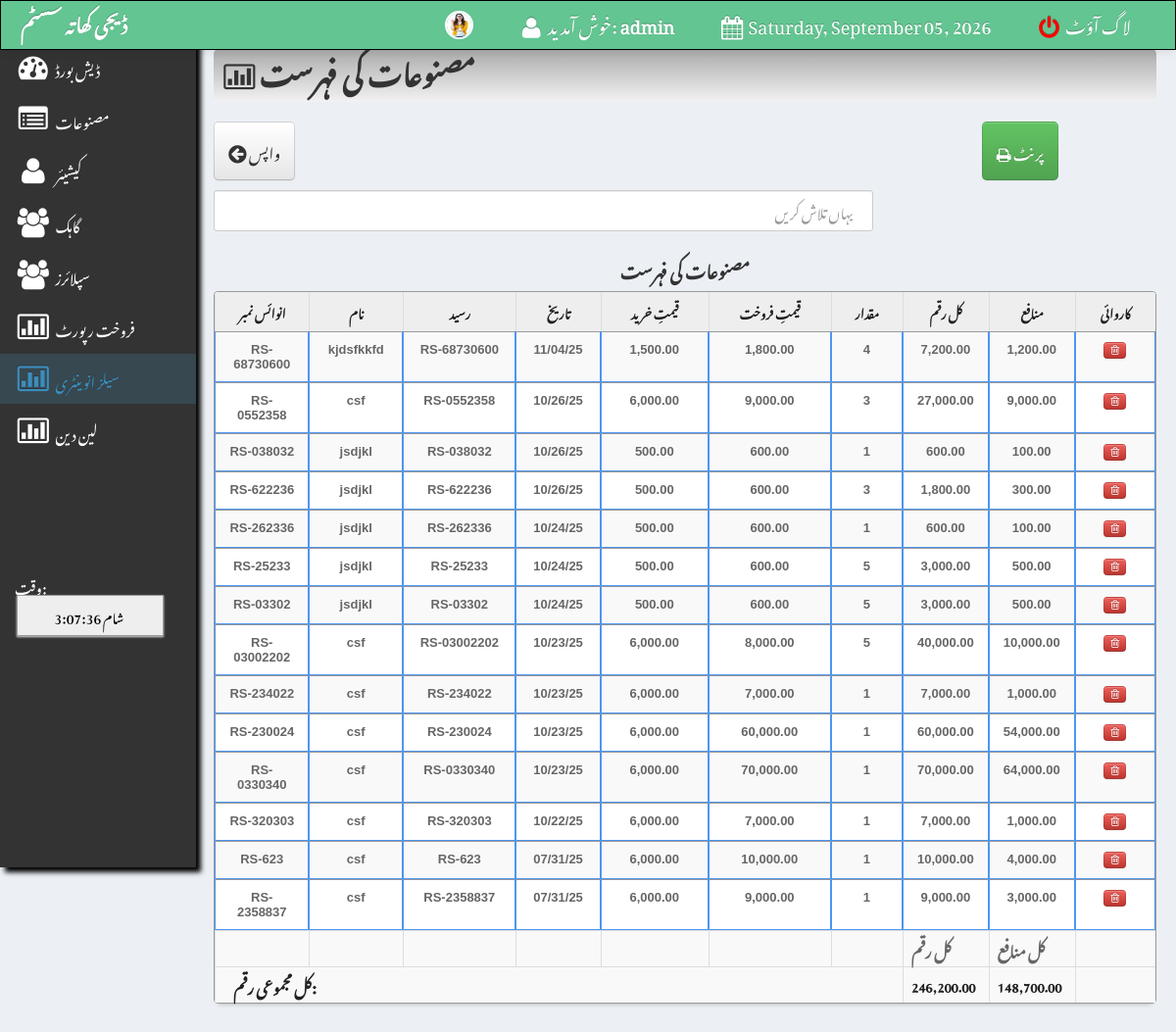
Screenshot of /admin/sales_inventory.php (signed in) with the database file from the repository.
### tables this page shows
CREATE TABLE `user` (
  `id` int(11) NOT NULL,
  `username` varchar(100) NOT NULL,
  `password` varchar(100) NOT NULL,
  `name` varchar(100) NOT NULL,
  `position` varchar(100) NOT NULL,
  `profile_image` varchar(255) DEFAULT NULL
);

CREATE TABLE `sales_order` (
  `transaction_id` int(11) NOT NULL,
  `invoice` varchar(100) NOT NULL,
  `product` varchar(100) NOT NULL,
  `qty` varchar(100) NOT NULL,
  `amount` varchar(100) NOT NULL,
  `profit` varchar(100) NOT NULL,
  `product_code` varchar(150) NOT NULL,
  `gen_name` varchar(200) NOT NULL,
  `name` varchar(200) NOT NULL,
  `price` varchar(100) NOT NULL,
  `o_price` int(100) NOT NULL,
  `discount` varchar(100) NOT NULL,
  `date` varchar(500) NOT NULL
);

### admin/sales_inventory.php (the view, shortened to what this page needs)
<html>
<head>
 <link href="css/bootstrap.css" rel="stylesheet">
    <link rel="stylesheet" type="text/css" href="css/DT_bootstrap.css">
	<link href="css/css2.css" media="screen" rel="stylesheet" type="text/css" />
  <link rel="stylesheet" href="css/font-awesome.min.css">
    <link href="css/bootstrap-responsive.css" rel="stylesheet">
<link href="../style.css" media="screen" rel="stylesheet" type="text/css" />
<link href="src/facebox.css" media="screen" rel="stylesheet" type="text/css" />
<link rel="stylesheet" type="text/css" href="tcal.css" />
</head>
<body>
<?php include('navfixed.php');?>
<div class="container-fluid">
      <div class="row-fluid">
    <?php include('includes/sidebar.php');?>
	<div class="span10">
	<div class="contentheader">
			<i class="icon-bar-chart"></i> مصنوعات کی فہرست
			</div>
		<br>
		<a  href="index.php"><button class="btn btn-default btn-large" style="float: left; font-family: 'Noto Nastaliq Urdu' !important;"><i class="icon icon-circle-arrow-left icon-large"></i> واپس</button></a>
		<div class="pull-right" style="margin-right:100px;">		<a href="javascript:Clickheretoprint()" style="font-size:20px;"><button style="font-family: 'Noto Nastaliq Urdu' !important;" class="btn btn-success btn-large"><i class="icon-print"></i> پرنٹ</button></a>		</div>
		<br>
		<br>
		<br>
		<input type="text" style="padding:20px; margin-top: 10px; font-family: 'Noto Nastaliq Urdu' !important; direction: rtl;" name="filter" value="" id="filter" placeholder="یہاں تلاش کریں" autocomplete="off" />
		<div class="content" id="content">
		<br><br><br><br>
		<center><strong>مصنوعات کی فہرست</strong></center>
		<table class="table table-bordered table-striped table-hover" id="resultTable" data-responsive="table" style="text-align: left;">
			<thead>
				<tr>
				<th width="10%"> انوائس نمبر </th>
				<th width="10%"> نام </th>
				<th width="12%"> رسید </th>
			<th width="9%"> تاریخ </th>
			<th> قیمتِ خرید</th>
			<th> قیمتِ فروخت</th>
			<th> مقدار </th>
			<th width="8%"> کل رقم </th>
			<th width="9%"> منافع </th>
			<th> کاروائی </th>
				</tr>
			</thead>
			<tbody>
			<?php
			function formatMoney($number, $fractional=false) {
					if ($fractional) {
						$number = sprintf('%.2f', $number);
					}
					while (true) {
						$replaced = preg_replace('/(-?\d+)(\d\d\d)/', '$1,$2', $number);
						if ($replaced != $number) {
							$number = $replaced;
						} else {
							break;
						}
					}
					return $number;
				}
				include('../connect.php');
				$result = $db->prepare("SELECT * FROM sales_order ORDER BY transaction_id DESC");
				$result->execute();
				for($i=0; $row = $result->fetch(); $i++){
			?>
			<tr class="record">
			<td><?php echo $row['invoice']; ?></td>
			<td><?php echo $row['gen_name']; ?></td>
			<td><?php echo $row['invoice']; ?></td>
			<td><?php echo $row['date']; ?></td>
			<td><?php
			$price=$row['price'];
			echo formatMoney($price, true);
			?></td>
			<td><?php
			$oprice=$row['o_price'];
			echo formatMoney($oprice, true);
			?></td>
	<td><?php echo $row['qty']; ?></td>
			<td><?php
			$oprice=$row['amount'];
			echo formatMoney($oprice, true);
			?></td>
			<td><?php
			$pprice=$row['profit'];
			echo formatMoney($pprice, true);
			?></td>
			<td>
			<button class="btn btn-danger delbutton btn-mini" id="<?php echo $row['transaction_id']; ?>" style="" title="Click to Delete the customer">
	    		<i class="icon-trash "></i>
		</button>
			</tr>
			<?php
				}
			?>
			<tr>
				<th></th>
				<th></th>
				<th></th>
				<th></th>
				<th></th>
				<th></th>
				<th></th>
				<th>کل رقم</th>
				<th>کل منافع</th>
				<th></th>
			<tr>
			<tr>
				<th colspan="7"><strong style="font-size: 16px; color: #222222; padding-top: 10px; padding-left: 10px; " > کل مجموعی رقم: </strong></th>
				<th colspan="1"><strong style="font-size: 13px; color: #222222;">
				<?php
				$resultas = $db->prepare("SELECT sum(amount) from sales_order");
				$resultas->execute();
				for($i=0; $rowas = $resultas->fetch(); $i++){
				$fgfg=$rowas['sum(amount)'];
				echo formatMoney($fgfg, true);
				}
				?>
				</strong></th>
				<th colspan="1"><strong style="font-size: 13px; color: #222222;">
				<?php
				$resultas = $db->prepare("SELECT sum(profit) from sales_order");
				$resultas->execute();
				for($i=0; $rowas = $resultas->fetch(); $i++){
				$fgfg=$rowas['sum(profit)'];
				echo formatMoney($fgfg, true);
				}
				?>
					</th>
					<th></th>
			</tr>
	</tbody>
</table>
</div>
</div>
</div>
</div>
</body>
<?php include('footer.php');?>
</html>

### admin/navfixed.php (shortened to what this page needs)
<?php
include('../connect.php');
?>
<div class="navbar navbar-inverse navbar-fixed-top">
  <div class="navbar-inner">
    <div class="container-fluid" style="background-color: #63C592FF;">
      <a class="brand" href="index.php"><b>ڈیجی کھاتہ سسٹم</b></a>
      <div class="nav-collapse collapse">
        <ul class="nav pull-right" style="display: flex; align-items: center; gap: 15px;">
          <li>
              <a href="editprofile.php" rel="facebox">
                <?php
                  $user_id = $_SESSION['SESS_MEMBER_ID'];
                  $result = $db->prepare("SELECT profile_image FROM user WHERE id = :id");
                  $result->execute([':id' => $user_id]);
                  $user = $result->fetch();
                  $img = !empty($user['profile_image']) ? $user['profile_image'] : 'images/default.png';
                ?>
                <img src="<?php echo $img; ?>" style="width:25px; height:25px; border-radius:50%; border:2px solid white;">
              </a>
            </li>
          <li><a><i class="icon-user icon-large"></i> خوش آمدید:
            <strong><?php echo $_SESSION['SESS_LAST_NAME'];?></strong></a></li>
          <li><a><i class="icon-calendar icon-large"></i>
            <?php
              $Today = date('Y-m-d');
              $new = date('l, F d, Y', strtotime($Today));
              echo $new;
            ?>
          </a></li>
          <li><a href="../index.php"><font color="red"><i class="icon-off icon-large"></i></font> لاگ آؤٹ</a></li>
        </ul>
      </div>
    </div>
  </div>
</div>

### style.css (style rules this page uses)
input { border: 1px solid #999; background: #EEEEEE; padding: 10px; box-shadow: 0 1px 2px #ddd; -moz-box-shadow: 0 1px 2px #ddd; -webkit-box-shadow: 0 1px 2px #ddd; }
#filter { width: 70%; float: left; }
#resultTable { border-collapse: separate; background-color: #FFFFFF; border-spacing: 0; max-width: 100%; }
#resultTable { color: #666666; text-shadow: 0 1px 0 #FFFFFF; width: 100%; border: 1px solid #999999; box-shadow: 0 5px 5px -5px rgba(0, 0, 0, 0.3); margin-top: 13px; }
#resultTable thead tr th { background: none repeat scroll 0 0 #EEEEEE; color: #222222; padding: 10px 14px; text-align: center; border-top: 0 none; font-size: 13px; }
#resultTable tbody tr td { font: bold 13px 'Arial'; text-align: center; padding: 10px 14px; border-top: 1px solid #999999; }
#resultTable td { padding: 7px; border: #4e95f4 1px solid; }
#resultTable tr { background: #fff; }

### admin/sales_inventory.php (style rules this page uses)
body { font-family: 'Noto Nastaliq Urdu' !important; }
body { padding-top: 60px; padding-bottom: 40px; }

### rows the page displays
user: profile_image (picture)
sales_order: invoice "RS-68730600", gen_name "kjdsfkkfd", date "11/04/25", price "1,500.00", o_price "1,800.00", qty "4", amount "7,200.00", profit "1,200.00"
sales_order: invoice "RS-0552358", gen_name "csf", date "10/26/25", price "6,000.00", o_price "9,000.00", qty "3", amount "27,000.00", profit "9,000.00"
sales_order: invoice "RS-038032", gen_name "jsdjkl", date "10/26/25", price "500.00", o_price "600.00", qty "1", amount "600.00", profit "100.00"
sales_order: invoice "RS-622236", gen_name "jsdjkl", date "10/26/25", price "500.00", o_price "600.00", qty "3", amount "1,800.00", profit "300.00"
sales_order: invoice "RS-262336", gen_name "jsdjkl", date "10/24/25", price "500.00", o_price "600.00", qty "1", amount "600.00", profit "100.00"
sales_order: invoice "RS-25233", gen_name "jsdjkl", date "10/24/25", price "500.00", o_price "600.00", qty "5", amount "3,000.00", profit "500.00"
sales_order: invoice "RS-03302", gen_name "jsdjkl", date "10/24/25", price "500.00", o_price "600.00", qty "5", amount "3,000.00", profit "500.00"
sales_order: invoice "RS-03002202", gen_name "csf", date "10/23/25", price "6,000.00", o_price "8,000.00", qty "5", amount "40,000.00", profit "10,000.00"
sales_order: invoice "RS-234022", gen_name "csf", date "10/23/25", price "6,000.00", o_price "7,000.00", qty "1", amount "7,000.00", profit "1,000.00"
sales_order: invoice "RS-230024", gen_name "csf", date "10/23/25", price "6,000.00", o_price "60,000.00", qty "1", amount "60,000.00", profit "54,000.00"
sales_order: invoice "RS-0330340", gen_name "csf", date "10/23/25", price "6,000.00", o_price "70,000.00", qty "1", amount "70,000.00", profit "64,000.00"
sales_order: invoice "RS-320303", gen_name "csf", date "10/22/25", price "6,000.00", o_price "7,000.00", qty "1", amount "7,000.00", profit "1,000.00"
sales_order: invoice "RS-623", gen_name "csf", date "07/31/25", price "6,000.00", o_price "10,000.00", qty "1", amount "10,000.00", profit "4,000.00"
sales_order: invoice "RS-2358837", gen_name "csf", date "07/31/25", price "6,000.00", o_price "9,000.00", qty "1", amount "9,000.00", profit "3,000.00"

### other values shown
$_SESSION['SESS_LAST_NAME'] "admin"
formatMoney($fgfg, true) "246,200.00"
formatMoney($fgfg, true) "148,700.00"
